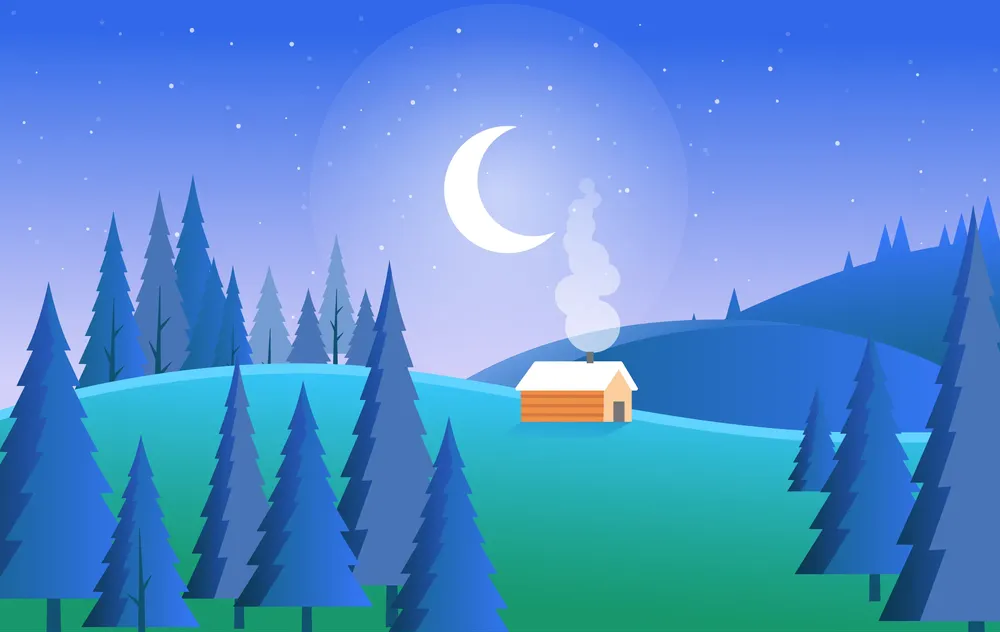
#> input picture photos/photo-5.webp, 1000 x 632 px, shrunk from 2850 x 1801 before the run
$ python rgb-to-gray-c.py
#> lines starting #> are read from the running program, lines starting #| are printed output that depends on the picture
import cv2
import numpy as np

image = cv2.imread("photos/photo-5.webp")
#> image is the input picture: shape (632, 1000, 3); mean B, G, R 207.2, 141, 83
grayImage = cv2.cvtColor(image, cv2.COLOR_BGR2GRAY)
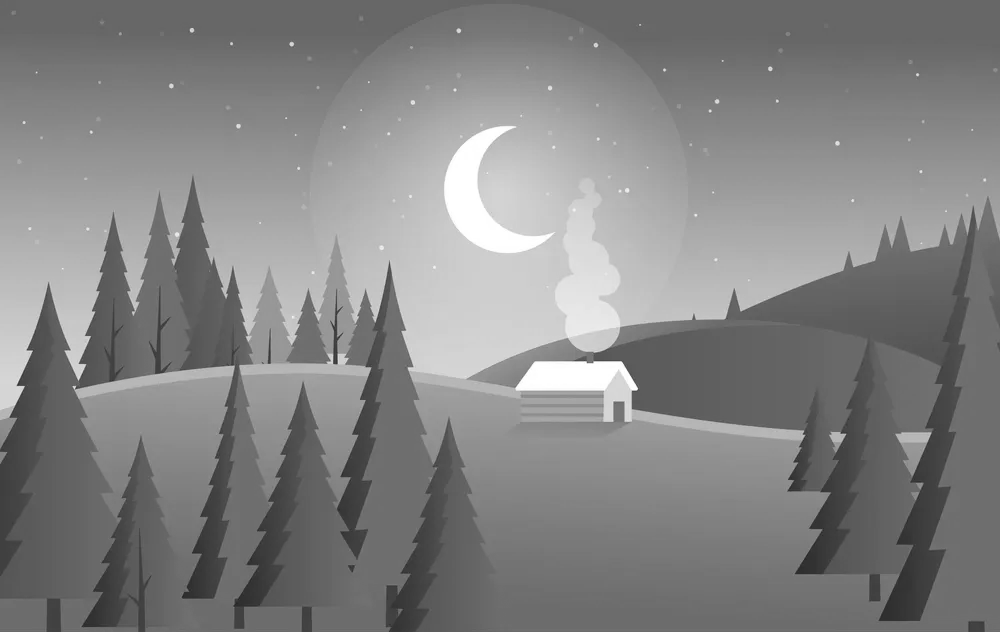
#> grayImage: shape (632, 1000); min 38, max 255, mean 131.2
print(image.shape)
#| (632, 1000, 3)
print(grayImage.shape)
#| (632, 1000)

cv2.imshow("Window", grayImage)
cv2.waitKey(0)

$ run again, with photos/photo-2.webp copied over photos/photo-5.webp
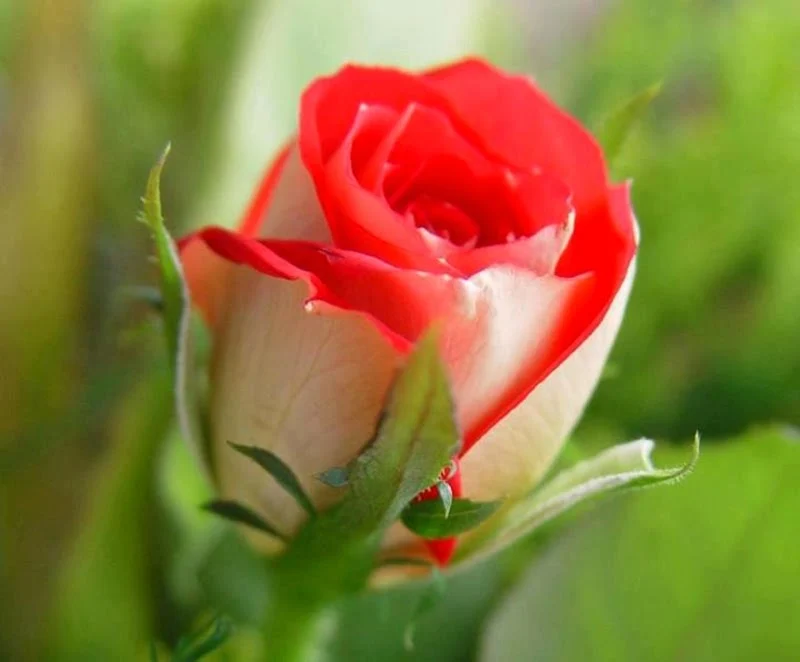
#> input picture photos/photo-2.webp, 800 x 662 px
#> image is the input picture: shape (662, 800, 3); mean B, G, R 56.3, 120.6, 140.4
#> `grayImage = cv2.cvtColor(image, cv2.COLOR_BGR2GRAY)`:
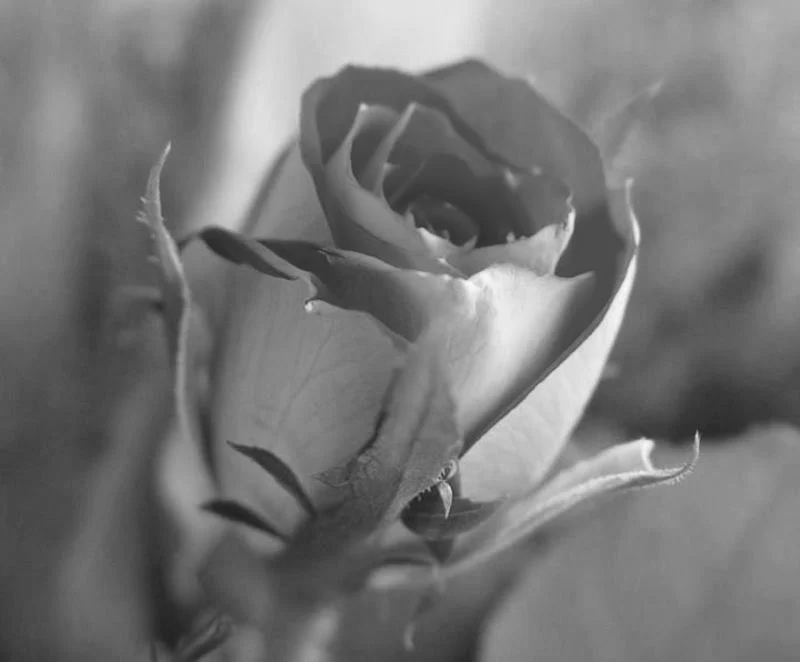
#> grayImage: shape (662, 800); min 32, max 252, mean 119.2
#| (662, 800, 3)
#| (662, 800)
